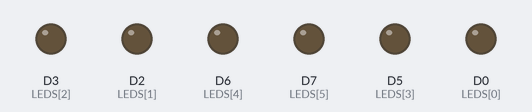
A sketch run on a simulated ESP8266 (NodeMCU). Shown: output pins drawn as LEDs (lit = HIGH). WiFi joins after 1.5 s; servers stay silent unless stated; what the sketch prints to the serial monitor is not drawn.

Above: at 3.7 s.
At 7.0 s:
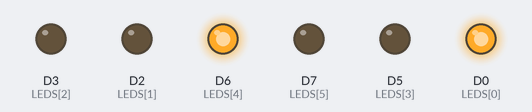
At 11.0 s:
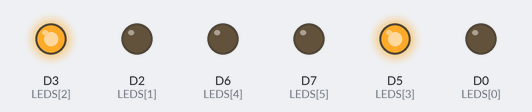
At 15.0 s:
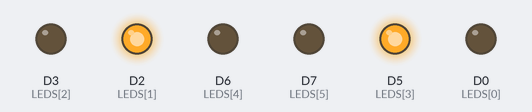
At 19.0 s:
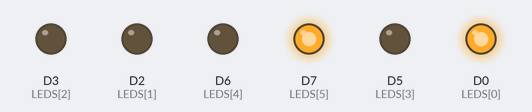
Timing chart, 0 to 22.3 s (numbered marks = the images above):
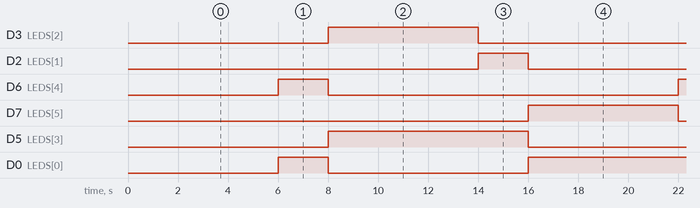

Measured:
- by itself, D3 (LEDS[2]), D7 (LEDS[5]): alternates HIGH for 6.0 s and LOW for 10.0 s
- by itself, D2 (LEDS[1]), D6 (LEDS[4]): alternates HIGH for 2.0 s and LOW for 14.0 s
- by itself, D5 (LEDS[3]): alternates HIGH for 8.0 s and LOW for 8.0 s
- by itself, D0 (LEDS[0]): repeats every 16.0 s: LOW 8.0 s, HIGH 8.0 s

The sketch:

Fade_copy_20241208232400.ino
```cpp
#include <ESP8266WiFi.h>
#include <ESP8266WebServer.h>
// LED Pin definitions
const uint8_t LEDS[] = { D0, D2, D3, D5, D6, D7 };  // All LED pins in order
enum LED_INDEX { RED1 = 0,
                 ORANGE1 = 1,
                 GREEN1 = 2,
                 RED2 = 3,
                 ORANGE2 = 4,
                 GREEN2 = 5 };

// Timing constants
const unsigned long STATE_TIMES[] = { 6000, 2000, 6000, 2000 };  // Duration for each state
unsigned long previousMillis = 0;
unsigned long currentInterval = STATE_TIMES[0];

// State management
enum TrafficState { STATE1 = 1,
                    STATE2,
                    STATE3,
                    STATE4 };
volatile TrafficState currentState = STATE1;
volatile bool manualOverride = false;

// Network credentials
const char* ssid = "yassine";
const char* password = "wifi2020";

// Web server instance
ESP8266WebServer server(80);

// HTML content stored in program memory
const char MAIN_page[] PROGMEM = R"=====(
<!DOCTYPE html>
<html>
<head>
    <!-- Previous styles remain the same -->
    <style>
    body {
        font-family: 'Segoe UI', Tahoma, Geneva, Verdana, sans-serif;
        margin: 0;
        padding: 20px;
        background: linear-gradient(135deg, #f5f7fa 0%, #c3cfe2 100%);
        min-height: 100vh;
    }

    .container {
        max-width: 900px;
        margin: 20px auto;
        padding: 30px;
        background-color: white;
        border-radius: 20px;
        box-shadow: 0 10px 30px rgba(0,0,0,0.1);
    }

    h1 {
        color: #2c3e50;
        margin-bottom: 40px;
        font-size: 2.5em;
        text-shadow: 2px 2px 4px rgba(0,0,0,0.1);
    }

    .traffic-lights {
        display: flex;
        justify-content: space-around;
        margin: 40px 0;
        gap: 40px;
    }

    .traffic-light {
        background: linear-gradient(145deg, #2c3e50, #34495e);
        padding: 20px;
        border-radius: 15px;
        box-shadow: 0 10px 20px rgba(0,0,0,0.2);
        position: relative;
    }

    .traffic-light p {
        color: white;
        margin-top: 15px;
        font-size: 1.1em;
        font-weight: 500;
    }

    .light {
        width: 50px;
        height: 50px;
        border-radius: 50%;
        margin: 10px auto;
        transition: all 0.5s ease;
        border: 3px solid rgba(255,255,255,0.1);
    }

    .red {
        background: radial-gradient(circle at 30% 30%, #ff6b6b, #ff0000);
        opacity: 0.3;
        box-shadow: 0 0 20px rgba(255,0,0,0.2);
    }

    .orange {
        background: radial-gradient(circle at 30% 30%, #ffd93d, #ff9900);
        opacity: 0.3;
        box-shadow: 0 0 20px rgba(255,153,0,0.2);
    }

    .green {
        background: radial-gradient(circle at 30% 30%, #6de195, #00ff00);
        opacity: 0.3;
        box-shadow: 0 0 20px rgba(0,255,0,0.2);
    }

    .active {
        opacity: 1;
        box-shadow: 0 0 30px currentColor;
    }

    .button-group {
        display: flex;
        flex-wrap: wrap;
        justify-content: center;
        gap: 15px;
        margin: 30px 0;
    }

    button {
        padding: 15px 30px;
        font-size: 16px;
        font-weight: 600;
        border: none;
        border-radius: 10px;
        cursor: pointer;
        transition: all 0.3s ease;
        background: linear-gradient(145deg, #4CAF50, #45a049);
        color: white;
        text-transform: uppercase;
        letter-spacing: 1px;
    }

    button:hover {
        transform: translateY(-3px);
        box-shadow: 0 5px 15px rgba(76,175,80,0.4);
    }

    button:active {
        transform: translateY(-1px);
    }

    .reset-button {
        background: linear-gradient(145deg, #ff4b4b, #f44336);
    }

    .reset-button:hover {
        box-shadow: 0 5px 15px rgba(244,67,54,0.4);
    }

    @media (max-width: 768px) {
        .traffic-lights {
            flex-direction: column;
            align-items: center;
        }

        .light {
            width: 40px;
            height: 40px;
        }

        button {
            padding: 12px 24px;
            font-size: 14px;
        }

        h1 {
            font-size: 2em;
        }
    }

    @media (max-width: 480px) {
        .container {
            padding: 15px;
        }

        .light {
            width: 30px;
            height: 30px;
        }
    }
</style>
</head>
<body>
    <div class="container">
        <h1>Traffic Light Control System</h1>

        <div class="traffic-lights">
            <div class="traffic-light">
                <div class="light red" id="red1"></div>
                <div class="light orange" id="orange1"></div>
                <div class="light green" id="green1"></div>
                <p>Traffic Light 1</p>
            </div>

            <div class="traffic-light">
                <div class="light red" id="red2"></div>
                <div class="light orange" id="orange2"></div>
                <div class="light green" id="green2"></div>
                <p>Traffic Light 2</p>
            </div>
        </div>

        <div class="button-group">
            <button onclick="changeState(1)">State 1</button>
            <button onclick="changeState(2)">State 2</button>
            <button onclick="changeState(3)">State 3</button>
            <button onclick="changeState(4)">State 4</button>
        </div>

        <button class="reset-button" onclick="location.href='/'">Reset to Auto Cycle</button>
    </div>

    <script>
        function updateLights(state) {
            document.querySelectorAll('.light').forEach(light => {
                light.classList.remove('active');
            });

            switch(parseInt(state)) {
                case 1:
                    document.getElementById('red1').classList.add('active');
                    document.getElementById('green2').classList.add('active');
                    break;
                case 2:
                    document.getElementById('red1').classList.add('active');
                    document.getElementById('orange2').classList.add('active');
                    break;
                case 3:
                    document.getElementById('green1').classList.add('active');
                    document.getElementById('red2').classList.add('active');
                    break;
                case 4:
                    document.getElementById('orange1').classList.add('active');
                    document.getElementById('red2').classList.add('active');
                    break;
            }
        }

        function changeState(state) {
            fetch('/state' + state)
                .then(response => {
                    if(response.ok) {
                        updateLights(state);
                    }
                })
                .catch(console.error);
        }

        // Get initial state from URL if present
        const urlParams = new URLSearchParams(window.location.search);
        if(urlParams.has('state')) {
            updateLights(urlParams.get('state'));
        }
    </script>
</body>
</html>
)=====";

void setup() {
  Serial.begin(115200);

  // Initialize all LED pins
  for (uint8_t pin : LEDS) {
    pinMode(pin, OUTPUT);
    digitalWrite(pin, LOW);
  }

  // Connect to WiFi
  WiFi.begin(ssid, password);
  while (WiFi.status() != WL_CONNECTED) {
    delay(500);
    Serial.print(".");
  }
  Serial.printf("\nConnected to WiFi. IP: %s\n", WiFi.localIP().toString().c_str());

  // Setup server routes
  server.on("/", handleRoot);
  for (int i = 1; i <= 4; i++) {
    server.on("/state" + String(i), [i]() {
      changeState(static_cast<TrafficState>(i));
    });
  }

  server.begin();
}

void loop() {
  server.handleClient();
  if (!manualOverride) {
    unsigned long currentMillis = millis();
    if (currentMillis - previousMillis >= currentInterval) {
      previousMillis = currentMillis;
      nextState();
    }
  }
}

void handleRoot() {
  server.send(200, "text/html", FPSTR(MAIN_page));
  manualOverride = false;
}

void changeState(TrafficState state) {
  currentState = state;
  manualOverride = true;
  updateTrafficLights();
  server.send(200, "text/plain", "State changed to " + String(state));
}

void nextState() {
  currentState = static_cast<TrafficState>(currentState % 4 + 1);
  currentInterval = STATE_TIMES[currentState - 1];
  updateTrafficLights();
}

void updateTrafficLights() {
  // Reset all LEDs
  for (uint8_t pin : LEDS) {
    digitalWrite(pin, LOW);
  }

  // Set active LEDs based on state
  switch (currentState) {
    case STATE1:
      digitalWrite(LEDS[RED1], HIGH);
      digitalWrite(LEDS[GREEN2], HIGH);
      break;
    case STATE2:
      digitalWrite(LEDS[RED1], HIGH);
      digitalWrite(LEDS[ORANGE2], HIGH);
      break;
    case STATE3:
      digitalWrite(LEDS[GREEN1], HIGH);
      digitalWrite(LEDS[RED2], HIGH);
      break;
    case STATE4:
      digitalWrite(LEDS[ORANGE1], HIGH);
      digitalWrite(LEDS[RED2], HIGH);
      break;
  }
}
```
